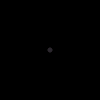
Frame 1 (no input)
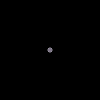
Frame 60 (the mouse pressed at the canvas centre just before this capture)
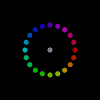
Frame 120 (the mouse held since frame 60 and released just before this capture)

The Processing sketch that drew these frames (run headless with seeded random() and noise(); from frame 60 on, the mouse is pressed at the canvas centre):

// Processing sketch: processing_106605
// ── processing_106605.pde

float[] circ_x; // abcissa da circunferẽncia
float[] circ_y; // oredenada da circunferência
int arcos = 20;

void setup() {
  // equação de uma circunferência representada
  // por equações paramétricas
  // x = R*cos(t)
  // y = R*sin(t)

  circ_x = new float[arcos];
  circ_y = new float[arcos];

  for (int t=0; t<arcos; t++)
  {
    circ_y[t] = sin(t*PI*2/arcos);
    circ_x[t] = cos(t*PI*2/arcos);
  //  println(circ_x[t]+" "+circ_y[t]);
  } 
    background(0);
    colorMode(HSB);
}

void draw() {

  int dx=mouseX/2;
  int dy=mouseY/2;
  noStroke();
  translate(50, 50);
  for (int i=0; i<arcos; i++) {
    //percorre o array alturas
    fill(i*255/arcos,255,255,5);
    ellipse(circ_x[i]*dx, circ_y[i]*dy, 5, 5);
    }
  }
